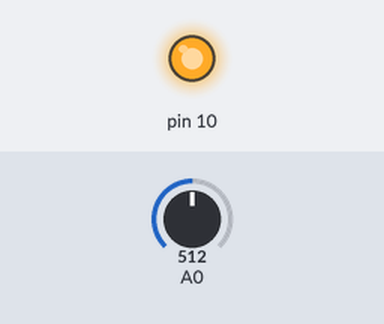
This sketch was run on a simulated Arduino Uno, built with avr-gcc and run on an emulated ATmega328P. Shown: output pins drawn as LEDs (lit = HIGH). Inputs (shaded band) come from the test bench; at power-on: A0 = 512. What the sketch prints to the serial monitor is not drawn.

Above: at 0.1 s.
Timing chart, 0 to 1.6 s (numbered marks = the images above):
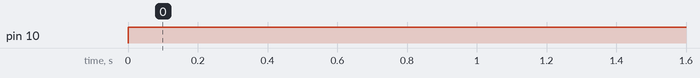

The sketch:

Basic04_01.ino
```cpp
void setup() {
  // put your setup code here, to run once:
  Serial.begin(9600);
}

void loop() {
  // put your main code here, to run repeatedly:
  int pot = analogRead(A0);
  Serial.println(pot);
  analogWrite(10,255);
  delay(1000);
}
```

Measured:
- by itself, pin 10: LOW → HIGH at 0.00 s
